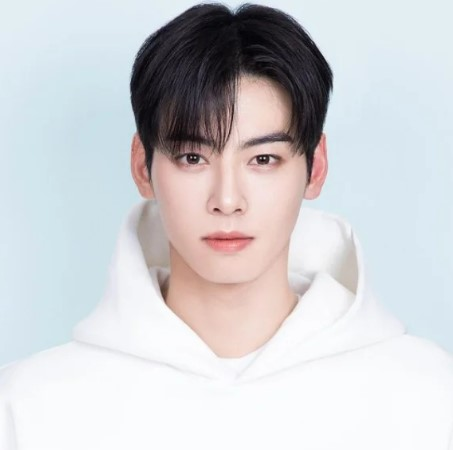
#> input picture data/test.jpg, 453 x 450 px
$ python drawing2_txt.py
#> lines starting #> are read from the running program, lines starting #| are printed output that depends on the picture; after the words box and inside, x2 and y2 are one past the last pixel; in counts of white or black regions, pixels touching at a corner belong together
'''
drawing2_txt -> drawing2를 텍스트 파일로 저장하는 파일
'''
import cv2
import numpy as np
from scipy.spatial import distance

# 파라미터
MIN_DIST = 3.0  # 최소 점 간 거리
IMG_PATH = "./data/test.jpg"

# 좌표 변환 범위
X_MIN, X_MAX = -800, -650
Y_MIN, Y_MAX = -400, -200

# 이미지 불러오기 및 전처리
image = cv2.imread(IMG_PATH)
#> image is the input picture: shape (450, 453, 3); mean B, G, R 211, 207.8, 207.3
bilateral = cv2.bilateralFilter(image, 9, 75, 75)
gray = cv2.cvtColor(bilateral, cv2.COLOR_BGR2GRAY)
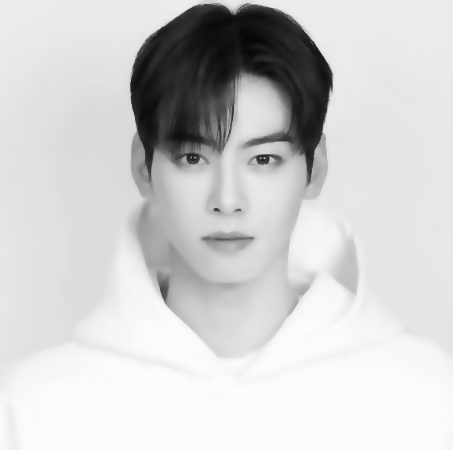
#> gray: shape (450, 453); min 7, max 252, mean 208.1
edges = cv2.Canny(gray, 50, 150)
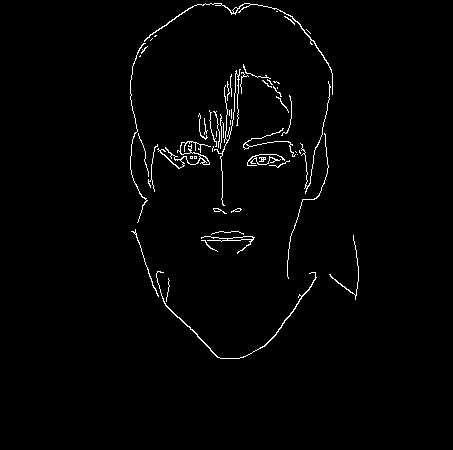
#> edges: shape (450, 453); 1.6% white in thin lines or dots, all inside (x1, y1, x2, y2) = (130, 3, 359, 359)

# Skeletonization 함수
def skeletonize(img):
    skel = np.zeros(img.shape, np.uint8)
    element = cv2.getStructuringElement(cv2.MORPH_CROSS, (3, 3))
    while True:
        open_img = cv2.morphologyEx(img, cv2.MORPH_OPEN, element)
        temp = cv2.subtract(img, open_img)
        eroded = cv2.erode(img, element)
        skel = cv2.bitwise_or(skel, temp)
        img[:] = eroded[:]
        if cv2.countNonZero(img) == 0:
            break
#> this loop made 2 passes
#> pass 1, in skeletonize, `open_img = cv2.morphologyEx(img, cv2.MORPH_OPEN, element)`:
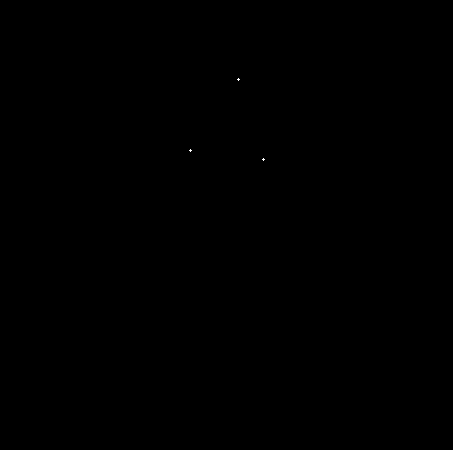
#> open_img: shape (450, 453); 0.01% white in thin lines or dots, all inside (x1, y1, x2, y2) = (189, 78, 265, 161)
    return skel

skeleton = skeletonize(edges)

# (y, x) 좌표 추출 및 경로 최적화
points = np.column_stack(np.where(skeleton > 0))
#> points = 3264 pairs, first value 3 to 358, second value 130 to 358
visited = np.zeros(len(points), dtype=bool)
path = []

current_idx = np.argmin(points[:, 0] + points[:, 1])
#> current_idx = 281
current_point = points[current_idx]
#> current_point = [34, 150]
visited[current_idx] = True
path.append(tuple(current_point))

while not np.all(visited):
    dists = distance.cdist([current_point], points[~visited])
    nearest_idx_in_unvisited = np.argmin(dists)
    global_idx = np.where(~visited)[0][nearest_idx_in_unvisited]
    if dists[0, nearest_idx_in_unvisited] < MIN_DIST:
        visited[global_idx] = True
        continue
    current_point = points[global_idx]
    visited[global_idx] = True
    path.append(tuple(current_point))
#> this loop made 3263 passes
#> (nearest_idx_in_unvisited, global_idx) on passes 1 to 3: (281, 282), (285, 287), (284, 286)
#> after the loop, path = 850 pairs, first value 3 to 358, second value 130 to 358

# draw_img에 그려진 점만 수집
drawn_points_set = set(tuple(pt) for pt in path)
#> drawn_points_set = 850 items

# path 분할 (선별 경계 기준)
def split_path_into_lines(path, break_dist=15.0):
#> called with break_dist = 15
    lines = []
    current_line = [path[0]]
#> current_line = [(34, 150)]
    for prev, curr in zip(path[:-1], path[1:]):
        dist = np.linalg.norm(np.array(curr) - np.array(prev))
        if dist > break_dist:
            if len(current_line) > 1:
                lines.append(current_line)
            current_line = [curr]
        else:
            current_line.append(curr)
#> this loop made 849 passes
#> (prev, curr, dist) on passes 1 to 3: ((34, 150), (33, 153), 3.16), ((33, 153), (36, 154), 3.16), ((36, 154), (39, 151), 4.24)
#> after the loop, lines = 17 items
    if len(current_line) > 1:
        lines.append(current_line)
    return lines

lines = split_path_into_lines(path)
#> lines = 18 items

# 텍스트 저장용 좌표 변환 함수
h, w = gray.shape
#> h = 450; w = 453
def convert_coord(x, y):
    new_x = ((x / w) * (X_MAX - X_MIN)) + X_MIN
    new_y = ((y / h) * (Y_MAX - Y_MIN)) + Y_MIN
    return round(new_x, 2), round(new_y, 2)

# 텍스트 라인 생성
output_lines = []
for line in lines:
    if len(line) < 2:
        continue
    start_y, start_x = line[0]
    sx, sy = convert_coord(start_x, start_y)
    output_lines.append(f"{sx},{sy},170.0,90.03,0.35,-86.91")
    for y, x in line[1:-1]:
        if (y, x) in drawn_points_set:
            cx, cy = convert_coord(x, y)
            output_lines.append(f"{cx},{cy},160.0,90.03,0.35,-86.91")
    end_y, end_x = line[-1]
    ex, ey = convert_coord(end_x, end_y)
    output_lines.append(f"{ex},{ey},170.0,90.03,0.35,-86.91")
#> this loop made 18 passes
#> line on passes 15, 17, 18: [(211, 231), (210, 234), (211, 237), (208, 237), (208, 240)], [(94, 332), (91, 332), (83, 328)], [(296, 355), (299, 355)]
#> (start_y, start_x, sx, sy) on pass 1: (34, 150, -750.3, -384.9)

# 파일로 저장
output_path = "./data/turtle_coordinates.txt"
with open(output_path, "w") as f:
    for line in output_lines:
        f.write(line + "\n")
#> this loop made 848 passes
#> line on passes 1 to 3: '-750.33,-384.89,170.0,90.03,0.35,-86.91', '-749.34,-385.33,160.0,90.03,0.35,-86.91', '-749.01,-384.0,160.0,90.03,0.35,-86.91'

output_path
